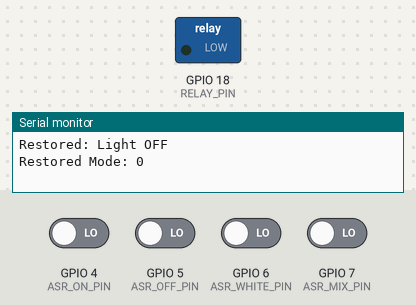
Bench run of a program on a simulated ESP32. On the bench: switched loads named in the program (green lamp = pin HIGH), the last lines printed to the serial monitor. The test bench sets the inputs (shaded band); at power-on: GPIO 4 (ASR_ON_PIN), GPIO 5 (ASR_OFF_PIN), GPIO 6 (ASR_WHITE_PIN), GPIO 7 (ASR_MIX_PIN) LOW. EEPROM starts erased.

Above: at 1.2 s.
1.3 s: GPIO 4 (ASR_ON_PIN) driven HIGH
At 1.7 s:
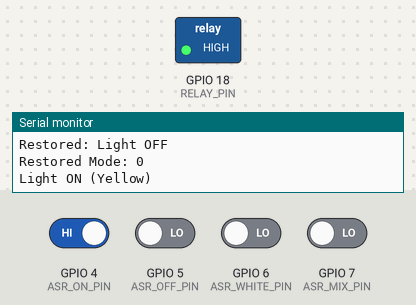
2.8 s: GPIO 5 (ASR_OFF_PIN) driven HIGH
At 3.9 s:
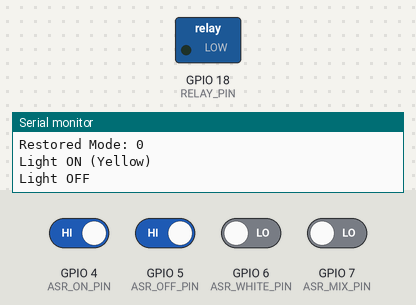
Timing chart, 0 to 5.8 s (numbered marks = the images above; inputs shaded):
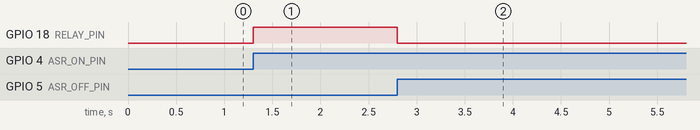

The program:

main.cpp
```cpp
#include <Arduino.h>
#include <Preferences.h>

/*
    3-Color Light Control System
    - ASR Pulse Mode
    - High Trigger Relay
    - 4 Independent Voice Commands
    - Non-blocking state machine
    - Power-loss memory using NVS
*/

// ================= Pin Definitions =================
#define ASR_ON_PIN     4
#define ASR_OFF_PIN    5
#define ASR_WHITE_PIN  6
#define ASR_MIX_PIN    7
#define RELAY_PIN      18

// ================= Timing Configuration =================
const unsigned long debounceInterval = 50;
const unsigned long powerCycleDelay  = 400;

// ================= Global State =================
Preferences preferences;

bool lightState = false;     // true = ON, false = OFF
int  currentMode = 0;        // 0=Yellow, 1=White, 2=Mix

bool cycling = false;
int  cyclesRemaining = 0;

unsigned long cycleStartTime  = 0;
unsigned long lastTriggerTime = 0;

bool lastOnState    = LOW;
bool lastOffState   = LOW;
bool lastWhiteState = LOW;
bool lastMixState   = LOW;

// ================= Function: Start Power Cycle =================
void startPowerCycle() {
    digitalWrite(RELAY_PIN, LOW);   // Power OFF
    cycleStartTime = millis();
    cycling = true;
}

// ================= Setup =================
void setup() {
    Serial.begin(115200);

    pinMode(ASR_ON_PIN, INPUT);
    pinMode(ASR_OFF_PIN, INPUT);
    pinMode(ASR_WHITE_PIN, INPUT);
    pinMode(ASR_MIX_PIN, INPUT);

    pinMode(RELAY_PIN, OUTPUT);

    preferences.begin("light", false);

    lightState  = preferences.getBool("power", false);
    currentMode = preferences.getInt("mode", 0);

    if (lightState) {
        digitalWrite(RELAY_PIN, HIGH);
        Serial.println("Restored: Light ON");
    } else {
        digitalWrite(RELAY_PIN, LOW);
        Serial.println("Restored: Light OFF");
    }

    Serial.print("Restored Mode: ");
    Serial.println(currentMode);
}

// ================= Main Loop =================
void loop() {
    unsigned long now = millis();

    // ===== Handle Power Cycle State Machine =====
    if (cycling) {
        if (now - cycleStartTime >= powerCycleDelay) {
            digitalWrite(RELAY_PIN, HIGH);

            currentMode = (currentMode + 1) % 3;
            preferences.putInt("mode", currentMode);

            cyclesRemaining--;

            if (cyclesRemaining > 0) {
                startPowerCycle();
            } else {
                cycling = false;
                Serial.print("Mode Updated To: ");
                Serial.println(currentMode);
            }
        }
        return;
    }

    // ===== Read Inputs =====
    bool onState    = digitalRead(ASR_ON_PIN);
    bool offState   = digitalRead(ASR_OFF_PIN);
    bool whiteState = digitalRead(ASR_WHITE_PIN);
    bool mixState   = digitalRead(ASR_MIX_PIN);

    // ===== ON (Yellow Default) =====
    if (onState == HIGH && lastOnState == LOW) {
        if (now - lastTriggerTime > debounceInterval) {
            lightState = true;
            currentMode = 0;

            digitalWrite(RELAY_PIN, HIGH);

            preferences.putBool("power", true);
            preferences.putInt("mode", currentMode);

            Serial.println("Light ON (Yellow)");
            lastTriggerTime = now;
        }
    }

    // ===== OFF =====
    if (offState == HIGH && lastOffState == LOW) {
        if (now - lastTriggerTime > debounceInterval) {
            lightState = false;
            digitalWrite(RELAY_PIN, LOW);

            preferences.putBool("power", false);

            Serial.println("Light OFF");
            lastTriggerTime = now;
        }
    }

    if (!lightState) {
        lastOnState    = onState;
        lastOffState   = offState;
        lastWhiteState = whiteState;
        lastMixState   = mixState;
        return;
    }

    // ===== WHITE Mode =====
    if (whiteState == HIGH && lastWhiteState == LOW) {
        if (now - lastTriggerTime > debounceInterval) {
            int diff = (1 - currentMode + 3) % 3;

            if (diff > 0) {
                cyclesRemaining = diff;
                startPowerCycle();
            }

            lastTriggerTime = now;
        }
    }

    // ===== MIX Mode =====
    if (mixState == HIGH && lastMixState == LOW) {
        if (now - lastTriggerTime > debounceInterval) {
            int diff = (2 - currentMode + 3) % 3;

            if (diff > 0) {
                cyclesRemaining = diff;
                startPowerCycle();
            }

            lastTriggerTime = now;
        }
    }

    lastOnState    = onState;
    lastOffState   = offState;
    lastWhiteState = whiteState;
    lastMixState   = mixState;
}
```

Measured:
- after the input at 1.3 s, GPIO 18 (RELAY_PIN): LOW → HIGH at once
- after the input at 2.8 s, GPIO 18 (RELAY_PIN): HIGH → LOW at once
